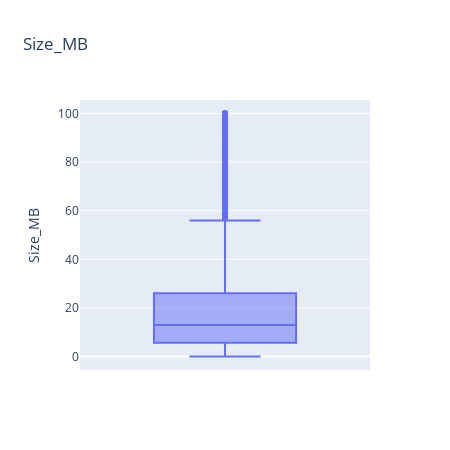

Write notebook code for a chart like this one.
### Code cell
fig = px.box(apps, y='Size_MB', title='Size_MB', width=450, height=450)

# Show the plot
fig.show()

### Figure 1 — Plotly figure (JSON) as saved in the notebook; plotly's stock layout.template omitted (floating-point values rounded to 4 significant figures; data arrays with more than 128 entries replaced by an {"elided": "..."} marker saying what was removed)
{"data": [{"alignmentgroup": "True", "hovertemplate": "Size_MB=%{y}<extra></extra>", "legendgroup": "", "marker": {"color": "#636efa"}, "name": "", "notched": false, "offsetgroup": "", "orientation": "v", "showlegend": false, "type": "box", "x0": " ", "xaxis": "x", "y": {"elided": "10338 float values"}, "y0": " ", "yaxis": "y"}], "layout": {"boxmode": "group", "height": 450, "legend": {"tracegroupgap": 0}, "title": {"text": "Size_MB"}, "width": 450, "xaxis": {"anchor": "y", "autorange": true, "domain": [0, 1], "range": [-0.5, 0.5], "type": "category"}, "yaxis": {"anchor": "x", "autorange": true, "domain": [0, 1], "range": [-5.547, 105.6], "title": {"text": "Size_MB"}, "type": "linear"}}}
